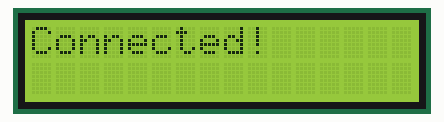
This sketch was run on a simulated ESP32. Parts: 16×2 character LCD. WiFi joins after 1.5 s; servers stay silent unless stated; the local clock reads 2024-03-15 10:24:30 at power-on unless the sketch sets it; what the sketch prints to the serial monitor is not drawn.

Above: at 1.6 s.
At 3.7 s:
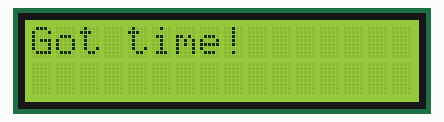
At 5.7 s:
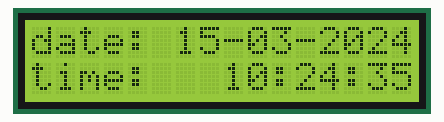
At 14.0 s:
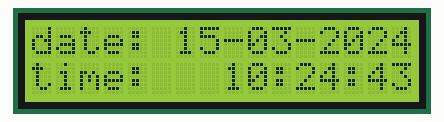
At 22.2 s:
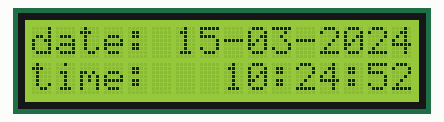
At 38.7 s:
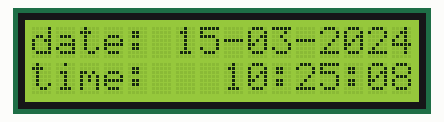

Measured:
- what the display in image 0 shows lasts 2.0 s, from 1.6 s to 3.6 s
- what the display in image 2 shows lasts 1.0 s, from 5.7 s to 6.7 s

The sketch:

program.ino
```cpp
#include <WiFi.h>
#include <WiFiManager.h> // github.com/tzapu/WiFiManager
#include "time.h"
#include <LiquidCrystal_I2C.h>

// #define DEBUG
// #define WIPE_STORED_CREDS

// WIFI
const char* AP_NAME = "Clock-AP";
const int WIFI_CHECK_INTERVAL = 60 * 1000;

// TIMEZONE
const char* POSIX_TIMEZONE = "CET-1CEST,M3.5.0,M10.5.0/3"; // see https://github.com/nayarsystems/posix_tz_db/blob/master/zones.csv

// LCD
const int LCD_COLS = 16;
const int LCD_ROWS = 2;
const int LCD_ADDRESS = 0x27;
LiquidCrystal_I2C lcd(LCD_ADDRESS, LCD_COLS, LCD_ROWS);

/* Initialize the LCD */
void initLcd() {
  Serial.println("Initializing LCD");
  lcd.init();
  lcd.backlight(); // turns on the backlight
}

void wifiConfigCallback(WiFiManager *myWm) {
  lcd.clear();
  lcd.setCursor(0, 0);
  lcd.printf("AP: %s", myWm->getConfigPortalSSID());
  lcd.setCursor(0, 1);
  lcd.printf("IP: %s", WiFi.softAPIP().toString());
}

/* Initialize the wifi connection with the ssid and password provided above */
void initWifi() {
  Serial.println("Initializing WiFi");

  // connect to wifi
  lcd.clear();
  lcd.setCursor(0, 0);
  lcd.print("Connecting wifi");

  WiFi.mode(WIFI_STA);

  Serial.println("Starting WiFiManager");

  WiFiManager wm;
  wm.setAPCallback(wifiConfigCallback);

  // For testing only: erase previously saved WiFi credentials
  #ifdef WIPE_STORED_CREDS
  wm.resetSettings();
  #endif

  lcd.setCursor(0, 1);

  if (!wm.autoConnect(AP_NAME)) {
    Serial.println("Failed to connect or configure WiFi");
    lcd.print("Failed, resetting");
    delay(4000);
    ESP.restart();
  }

  Serial.println("Connected to WiFi!");
  Serial.printf("IP Address: %s\n", WiFi.localIP().toString());

  lcd.clear();
  lcd.print("Connected!");
  delay(2000);
  lcd.clear();
}

/* Initialize the NTP connection and timezone */
void initTime() {
  lcd.clear();
  lcd.setCursor(0, 0);
  lcd.print("Configuring NTP");
  lcd.setCursor(0, 1);

  // configure NTP server
  configTime(0, 0, "pool.ntp.org");

  // wait for time data
  struct tm timeInfoSetup;
  while (!getLocalTime(&timeInfoSetup, 500)) {
    lcd.print(".");
  }

  // set timezone
  setenv("TZ", POSIX_TIMEZONE, 1);
  tzset();

  lcd.clear();
  lcd.setCursor(0, 0);
  lcd.print("Got time!");
  delay(2000);
  lcd.clear();
}

void setup() {
  // connect to serial
  #ifdef DEBUG
  Serial.begin(115200);
  delay(1000);
  #endif

  Serial.println("\nStarting");

  initLcd();

  initWifi();

  initTime();
}

struct tm timeinfo;
unsigned long currentMillis;
unsigned long previousMillis;

void loop() {
  // check if wifi connected
  currentMillis = millis();
  if ((WiFi.status() != WL_CONNECTED) && (currentMillis - previousMillis >= WIFI_CHECK_INTERVAL)) {
    WiFi.disconnect();
    WiFi.reconnect();
    previousMillis = currentMillis;
  }

  // get localtime
  if (getLocalTime(&timeinfo)) {
    /*
    %A, %B %d %Y %H:%M:%S zone %Z %z
    Tuesday, August 25 2026 17:18:57 zone CEST +0200
    %A -> day of week name
    %B -> month of year name
    %d -> day of month
    %m -> month of year
    %Y -> year
    %H -> hour
    %M -> minute
    %S -> second
    %Z -> zone abbr
    %z -> zone offset
    */
    lcd.setCursor(0, 0);
    lcd.print(&timeinfo, "date: %d-%m-%Y");
    lcd.setCursor(0, 1);
    lcd.print(&timeinfo, "time:   %H:%M:%S");
  } else {
    lcd.clear();
    lcd.setCursor(0, 0);
    lcd.print("Failed to get");
    lcd.setCursor(0, 1);
    lcd.print("time");
  }
  delay(1000);
}
```
